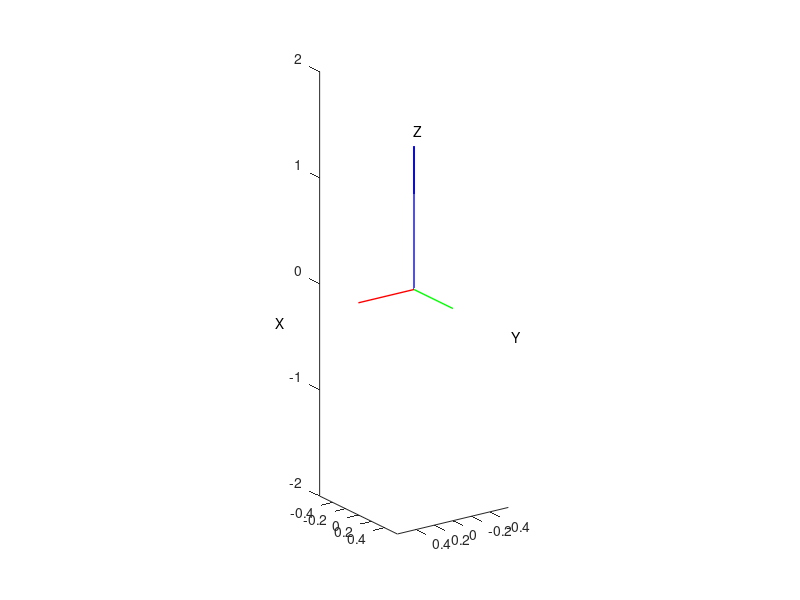

MATLAB code for this plot: (Note: this script raises an error after producing the figure.)
% Define the points for the axes
origin = [0 0 0];

figure;
hold on;
grid off;
axis equal;
view(145, 20);
ylim([-1.5 1.5])
xlim([-1.5 1.5])
zlim([-2 2])
zoom(2.5)

axis_scale = 1.5;
x_axis = [1 0 0] * axis_scale;
y_axis = [0 1 0] * axis_scale;
z_axis = [0 0 1] * axis_scale;
quiver3(origin(1), origin(2), origin(3), x_axis(1), x_axis(2), x_axis(3), 'r', 'LineWidth', 1)
text(x_axis(1), x_axis(2), x_axis(3), "X")
quiver3(origin(1), origin(2), origin(3), y_axis(1), y_axis(2), y_axis(3), 'g', 'LineWidth', 1)
text(y_axis(1), y_axis(2), y_axis(3), "Y")
quiver3(origin(1), origin(2), origin(3), z_axis(1), z_axis(2), z_axis(3), 'b', 'LineWidth', 1)
text(z_axis(1), z_axis(2), z_axis(3), "Z")

a = .3;
b = .3;
c = .4;

A = [a, 0, 0];
B = [a, 0, c];
C = [a, b ,c];
D = [0, b, c];
E = [0, b, 0];

points = [A; B; C; D; E];
point_names = ["A"; "B"; "C"; "D"; "E"];

thin_width = 1;
ACE = A + [0, b, 0]; 

displayLine(A, ACE, thin_width, "--k");
displayLine(C, ACE, thin_width, "--k");
displayLine(E, ACE, thin_width, "--k");

F = [[-2, -1, -1]; [0, -1, 0]; [1.3, 0, 0]];
r = [[a, 0, 0]; [0, b, c]; [a, b, c]];

M = [[.8, .5, .3]; [0, 0, -2.1]];
rm = [[0, b, 0]; [a, 0, c]];

Fs = [-.7 -2 -1];
M0 = [1.2 1.32 -2.49];
Mf = [.126 .361 .18];
rg = [1.148 -.536 .269];
MG = [0.126 0.36 0.181];

displayVector(origin, M0, 0, "M_0", origin);
displayVector(origin, Mf, 0, "M_f", origin);
displayVector(origin, rg, 0, "r_g", origin);
displayVector(rg, MG, 0, "M_G", origin);
displayVector(origin, Fs, 0, "F", origin);

for i = 1:size(F, 1)
    displayVector(r(i, :), F(i, :), i, "F", origin);
end

for i = 1:size(M, 1)
    displayVector(rm(i, :), M(i, :), i, "M", origin);
end

for i = 1:size(points, 1)
    text(points(i, 1), points(i, 2) + .05, points(i, 3) + .075, point_names(i), "FontSize", 16);
end

solid_width = 3;
displayLine(A, B, solid_width, "--k");
displayLine(B, C, solid_width, "--k");
displayLine(C, D, solid_width, "--k");
displayLine(D, E, solid_width, "--k");

matlab2tikz('graph2.tex', 'arrowHeadSize', 1, 'width', '12cm');